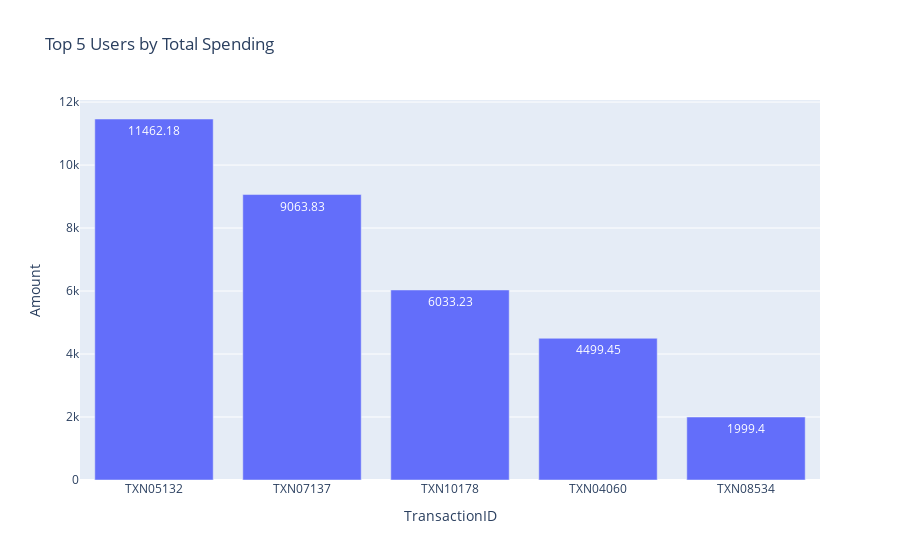

Source (notebook cell):
### Markdown cell above
24.Top 5 users by total spending (Bar Chart)

### Code cell
top_spenders = df.groupby('TransactionID')['Amount'].sum().sort_values(ascending=False).head(5).reset_index()
fig = px.bar(top_spenders, x='TransactionID', y='Amount',
             title='Top 5 Users by Total Spending', text='Amount')
fig.show()

### Figure 1 — Plotly figure (JSON) as saved in the notebook; plotly's stock layout.template omitted (floating-point values rounded to 4 significant figures)
{"data": [{"hovertemplate": "TransactionID=%{x}<br>Amount=%{text}<extra></extra>", "legendgroup": "", "marker": {"color": "#636efa", "pattern": {"shape": ""}}, "name": "", "orientation": "v", "showlegend": false, "text": [11460.0, 9064.0, 6033.0, 4499.0, 1999.0], "textposition": "auto", "type": "bar", "x": ["TXN05132", "TXN07137", "TXN10178", "TXN04060", "TXN08534"], "xaxis": "x", "y": [11460.0, 9064.0, 6033.0, 4499.0, 1999.0], "yaxis": "y"}], "layout": {"barmode": "relative", "legend": {"tracegroupgap": 0}, "title": {"text": "Top 5 Users by Total Spending"}, "xaxis": {"anchor": "y", "domain": [0, 1], "title": {"text": "TransactionID"}}, "yaxis": {"anchor": "x", "domain": [0, 1], "title": {"text": "Amount"}}}}
